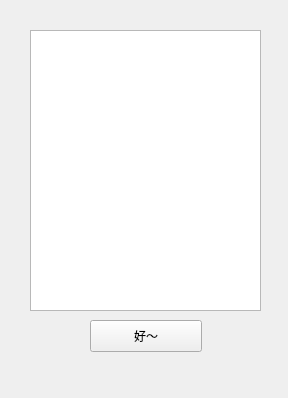
<?xml version="1.0" encoding="UTF-8"?>
<ui version="4.0">
 <class>Show</class>
 <widget class="QWidget" name="Show">
  <property name="geometry">
   <rect>
    <x>0</x>
    <y>0</y>
    <width>288</width>
    <height>398</height>
   </rect>
  </property>
  <property name="windowTitle">
   <string>Form</string>
  </property>
  <widget class="QPushButton" name="done">
   <property name="geometry">
    <rect>
     <x>90</x>
     <y>320</y>
     <width>112</width>
     <height>32</height>
    </rect>
   </property>
   <property name="text">
    <string>好～</string>
   </property>
  </widget>
  <widget class="QTextBrowser" name="result">
   <property name="geometry">
    <rect>
     <x>30</x>
     <y>30</y>
     <width>231</width>
     <height>281</height>
    </rect>
   </property>
  </widget>
 </widget>
 <resources/>
 <connections/>
</ui>
